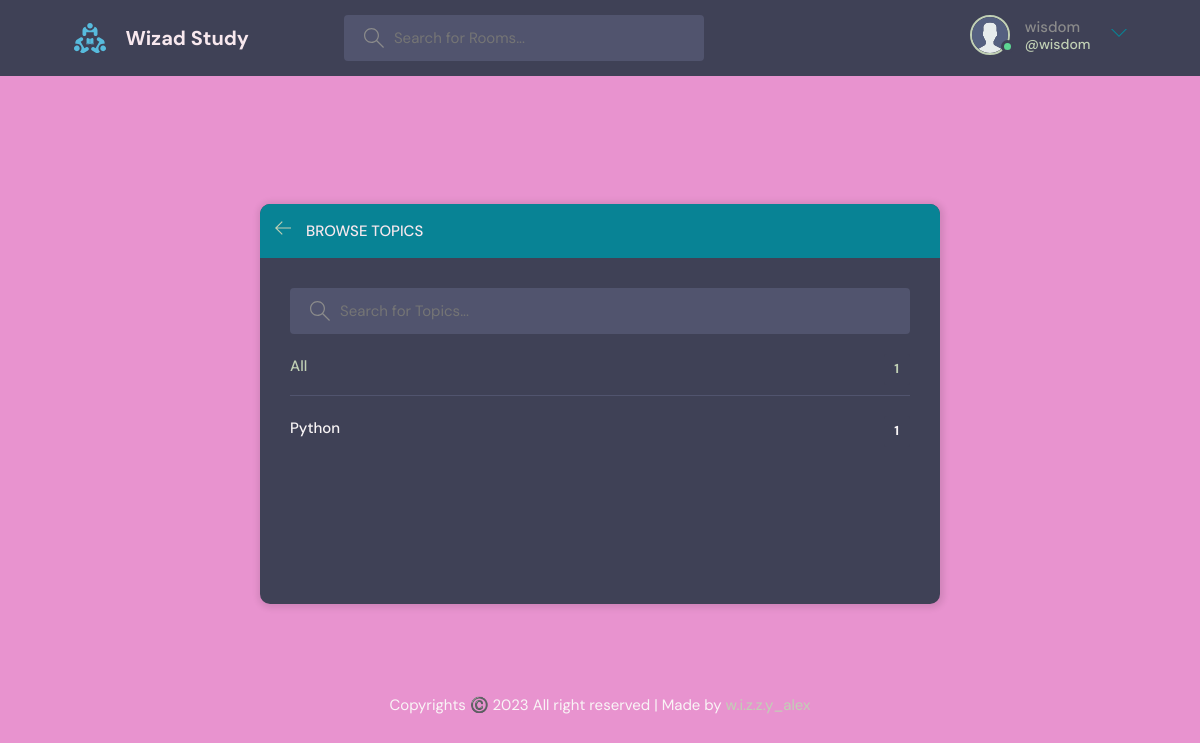
The page /topics/ (signed in) on the database its author committed.
### base/models.py (models this page shows, shortened)
class User(AbstractUser):
    name = models.CharField(max_length=200, null=True)
    email = models.EmailField(unique=True, null=True)
    bio = models.TextField(null=True)
    avatar = models.ImageField(null=True, default="avatar.svg")
    USERNAME_FIELD = "email"
    REQUIRED_FIELDS = []

class Topic(models.Model):
    name = models.CharField(max_length=200)

### base/views.py (the view)
# urls.py: path("topics/", views.topicsPage, name="topics"),
def topicsPage(response):
    q = response.GET.get('q') if response.GET.get('q') != None else ''
    topics = Topic.objects.filter(name__icontains=q)
    return render(response, "base/topics.html", {"topics": topics})

### base/templates/base/topics.html (shortened to what this page needs)
{% extends "main.html" %}
{% block content %}
    <main class="create-room layout">
      <div class="container">
        <div class="layout__box">
          <div class="layout__boxHeader">
            <div class="layout__boxTitle">
              <a href="{{request.META.HTTP_REFERER}}">
                <svg version="1.1" xmlns="http://www.w3.org/2000/svg" width="32" height="32" viewBox="0 0 32 32">
                  <title>arrow-left</title>
                  <path
                    d="M13.723 2.286l-13.723 13.714 13.719 13.714 1.616-1.611-10.96-10.96h27.625v-2.286h-27.625l10.965-10.965-1.616-1.607z"
                  ></path>
                </svg>
              </a>
              <h3>Browse Topics</h3>
            </div>
          </div>
          <div class="topics-page layout__body">
            <form class="header__search">
              <label>
                <input type="text" name="q" placeholder="Search for Topics..." />
              </label>
            </form>
            <ul class="topics__list">
              <li>
                <a href="{% url 'topics' %}" class="active">All <span>{{topics.count}}</span></a>
              </li>
              {% for topic in topics %}
              <li>
                <a href="{% url 'index' %}?q={{topic.name}}">{{topic.name}} <span>{{topic.room_set.all.count}}</span></a>
              </li>
              {% endfor %}
            </ul>
          </div>
        </div>
      </div>
    </main>
{% endblock content %}

### templates/navbar.html (shortened to what this page needs)
  {% load static %}
    <header class="header header--loggedIn">
      <div class="container">
        <a href="{% url 'index' %}" class="header__logo">
          <img src="{% static 'images/logo.svg' %}" />
          <h1>Wizad Study</h1>
        </a>
        <form class="header__search" method="GET" action="{% url 'index' %}">
          <label>
            <input name="q" type="text" placeholder="Search for Rooms..." />
          </label>
        </form>
        <nav class="header__menu">
            {% if request.user.is_authenticated %}
          <div class="header__user">
            <a href="{% url 'user-profile' request.user.id %}">
              <div class="avatar avatar--medium active">
                <img src="{{request.user.avatar.url}}" />
              </div>
              <p>{{request.user.username}} <span>@{{request.user.username}}</span></p>
            </a>
            <button class="dropdown-button">
              <svg version="1.1" xmlns="http://www.w3.org/2000/svg" width="32" height="32" viewBox="0 0 32 32">
                <title>chevron-down</title>
                <path d="M16 21l-13-13h-3l16 16 16-16h-3l-13 13z"></path>
              </svg>
            </button>
          </div>
            {% else %}
           <a href="{% url 'login' %}">
            <img src="{% static 'images/avatar.svg' %}" />
            <p>Login</p>
          </a>
            {% endif %}
        </nav>
      </div>
    </header>

### static/styles/main.css (style rules this page uses)
:root { --color-main: #C1D0B5; --color-main-light: #e1f6fb; --color-dark: #3f4156; --color-dark-medium: #51546e; --color-dark-light: #088395; --color-light: #F8E8EE; --color-gray: #8b8b8b; --color-light-gray: #F9F5F6; --color-bg: #E893CF; --color-success: #5dd693; --color-error: #fc4b0b; --ternary: #9c9c9c; }
* { font-family: "DM Sans", -apple-system, BlinkMacSystemFont, "Segoe UI", Roboto, Oxygen, Ubuntu, Cantarell, "Open Sans", "Helvetica Neue", sans-serif; margin: 0; padding: 0; box-sizing: border-box; text-rendering: optimizeLegibility; font-size: inherit; }
html { font-size: 56.25%; }
@media only screen and (min-width: 1200px) { html { font-size: 62.5%; } }
body { line-height: 1.6; font-weight: 400; font-size: 1.5rem; color: var(--color-light-gray); background-color: var(--color-bg); min-height: 100vh; }
img { width: 100%; }
a { display: inline-block; color: var(--color-main); text-decoration: none; }
.container { max-width: 120rem; width: 90%; margin: auto; }
.avatar { position: relative; display: inline-block; border-radius: 50%; border: 2px solid var(--color-main); }
.avatar img { display: block; border-radius: 50%; object-fit: cover; object-position: center; }
.avatar::after { content: ""; display: block; position: absolute; background-color: var(--color-gray); z-index: 111; border-radius: 50%; border: 0.3rem solid var(--color-dark); }
.avatar.active::after { background-color: var(--color-success); }
.avatar.avatar--medium img { width: 3.6rem; height: 3.6rem; border-radius: 50%; }
.avatar.avatar--medium:after { width: 0.7rem; height: 0.7rem; bottom: 0px; right: -6px; }
.header { padding: 1.5rem; background-color: var(--color-dark); }
.header > .container { display: flex; gap: 9.5rem; }
.header__logo, .header__user { display: flex; gap: 2rem; align-items: center; }
.header__logo > img { height: 3.2rem; width: 3.2rem; }
.header__logo > h1 { font-weight: 700; font-size: 2rem; color: var(--color-light); }
.header__search > label { background-color: var(--color-dark-medium); padding: 1.3rem 1rem; display: flex; align-items: center; gap: 1rem; border-radius: 4px; }
.header__search svg { fill: var(--color-gray); width: 2rem; height: 2rem; margin-left: 1rem; }
.header__search input { width: 30rem; background: transparent; border: none; outline: none; color: var(--color-light); }
.header__menu { margin-left: auto; position: relative; }
.header__menu a { display: flex; gap: 1.5rem; align-items: center; font-weight: 500; text-decoration: none; color: var(--color-gray); }
.header__menu img { height: 3.6rem; }
.header__menu p { line-height: 1.2; }
.header__menu span { color: var(--color-main); font-weight: 500; font-size: 1.4rem; display: block; }
.header__menu svg { width: 1.6rem; height: 1.6rem; fill: var(--color-dark-light); }
.dropdown-button { background: transparent; border: 0; outline: 0; cursor: pointer; }
.layout { margin-top: 2.4rem; }
.layout > .container { display: flex; justify-content: space-between; align-items: flex-start; }
.layout__box { width: 90%; max-width: 48rem; min-height: 40rem; position: relative; top: 20vh; left: 50%; transform: translate(-50%, -14%); background-color: var(--color-dark); border-radius: 1rem; box-shadow: 1px 1px 6px 3px rgba(0, 0, 0, 0.1); overflow: hidden; }
.layout__boxHeader { display: flex; padding: 1.5rem; background-color: var(--color-dark-light); }
.layout__boxTitle { display: flex; gap: 1.5rem; align-items: center; }
.layout__boxTitle h3 { text-transform: uppercase; font-weight: 500; color: var(--color-light); }
.layout__boxTitle svg { width: 1.6rem; height: 1.6rem; fill: var(--color-main); }
.layout__body { margin: 3rem; }
.topics__list { list-style: none; }
.topics__list li a { display: flex; justify-content: space-between; margin-bottom: 3rem; font-weight: 500; color: var(--color-light-gray); transition: all 0.3s ease-in-out; }
.topics__list li a.active, .topics__list li a:hover { color: var(--color-main); }
.topics__list li a span { padding: 0.5rem 1rem; background-color: var(--color-dark); border-radius: 3px; font-size: 1.3rem; font-weight: 700; letter-spacing: 1px; }
.topics-page .topics__list li:not(:last-child) a { margin: 2rem 0; padding-bottom: 1rem; text-decoration: none; border-bottom: 1px solid var(--color-dark-medium); }
.topics-page .header__search { display: block; }
.create-room.layout .layout__box { max-width: 68rem; }

### rows shown on the page
User: user.avatar (placeholder picture), user.username "wisdom"
Topic: name "Python", room_set.all.count "1"

### other values the page prints
{{ topics.count }} "1"
